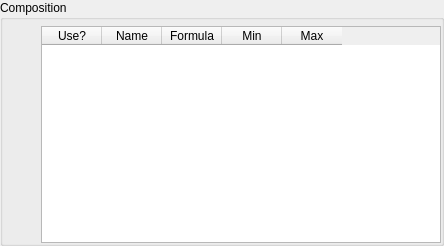
           <widget class="QGroupBox" name="groupBox_2">
            <property name="title">
             <string>Composition</string>
            </property>
            <property name="flat">
             <bool>true</bool>
            </property>
            <layout class="QHBoxLayout" name="horizontalLayout_4">
             <property name="leftMargin">
              <number>0</number>
             </property>
             <property name="topMargin">
              <number>6</number>
             </property>
             <property name="rightMargin">
              <number>0</number>
             </property>
             <property name="bottomMargin">
              <number>0</number>
             </property>
             <item>
              <layout class="QVBoxLayout" name="verticalLayout_7">
               <property name="spacing">
                <number>0</number>
               </property>
               <item>
                <widget class="QToolButton" name="btInsertRowAboveMonomers">
                 <property name="toolTip">
                  <string>Insert row above</string>
                 </property>
                 <property name="icon">
                  <iconset resource="mofi.qrc">
                   <normaloff>:/mofi resource/images/InsertRowAbove.png</normaloff>:/mofi resource/images/InsertRowAbove.png</iconset>
                 </property>
                 <property name="iconSize">
                  <size>
                   <width>24</width>
                   <height>24</height>
                  </size>
                 </property>
                 <property name="toolButtonStyle">
                  <enum>Qt::ToolButtonIconOnly</enum>
                 </property>
                 <property name="autoRaise">
                  <bool>true</bool>
                 </property>
                </widget>
               </item>
               <item>
                <widget class="QToolButton" name="btInsertRowBelowMonomers">
                 <property name="toolTip">
                  <string>Insert row below</string>
                 </property>
                 <property name="icon">
                  <iconset resource="mofi.qrc">
                   <normaloff>:/mofi resource/images/InsertRowBelow.png</normaloff>:/mofi resource/images/InsertRowBelow.png</iconset>
                 </property>
                 <property name="iconSize">
                  <size>
                   <width>24</width>
                   <height>24</height>
                  </size>
                 </property>
                 <property name="autoRaise">
                  <bool>true</bool>
                 </property>
                </widget>
               </item>
               <item>
                <widget class="QToolButton" name="btDeleteRowMonomers">
                 <property name="toolTip">
                  <string>Delete row</string>
                 </property>
                 <property name="icon">
                  <iconset resource="mofi.qrc">
                   <normaloff>:/mofi resource/images/DeleteRow.png</normaloff>:/mofi resource/images/DeleteRow.png</iconset>
                 </property>
                 <property name="iconSize">
                  <size>
                   <width>24</width>
                   <height>24</height>
                  </size>
                 </property>
                 <property name="autoRaise">
                  <bool>true</bool>
                 </property>
                </widget>
               </item>
               <item>
                <widget class="QToolButton" name="btClearMonomers">
                 <property name="toolTip">
                  <string>Clear table</string>
                 </property>
                 <property name="icon">
                  <iconset resource="mofi.qrc">
                   <normaloff>:/mofi resource/images/ClearTable.png</normaloff>:/mofi resource/images/ClearTable.png</iconset>
                 </property>
                 <property name="iconSize">
                  <size>
                   <width>24</width>
                   <height>24</height>
                  </size>
                 </property>
                 <property name="autoRaise">
                  <bool>true</bool>
                 </property>
                </widget>
               </item>
               <item>
                <widget class="QToolButton" name="btDefaultModsMonomers">
                 <property name="toolTip">
                  <string>Load default modifications</string>
                 </property>
                 <property name="icon">
                  <iconset resource="mofi.qrc">
                   <normaloff>:/mofi resource/images/DefaultEntries.png</normaloff>:/mofi resource/images/DefaultEntries.png</iconset>
                 </property>
                 <property name="iconSize">
                  <size>
                   <width>24</width>
                   <height>24</height>
                  </size>
                 </property>
                 <property name="popupMode">
                  <enum>QToolButton::InstantPopup</enum>
                 </property>
                 <property name="autoRaise">
                  <bool>true</bool>
                 </property>
                </widget>
               </item>
               <item>
                <widget class="QToolButton" name="btLoadMonomers">
                 <property name="toolTip">
                  <string>Load modifications</string>
                 </property>
                 <property name="icon">
                  <iconset resource="mofi.qrc">
                   <normaloff>:/mofi resource/images/Open.png</normaloff>:/mofi resource/images/Open.png</iconset>
                 </property>
                 <property name="iconSize">
                  <size>
                   <width>24</width>
                   <height>24</height>
                  </size>
                 </property>
                 <property name="autoRaise">
                  <bool>true</bool>
                 </property>
                </widget>
               </item>
               <item>
                <widget class="QToolButton" name="btSaveMonomers">
                 <property name="toolTip">
                  <string>Save modifications</string>
                 </property>
                 <property name="icon">
                  <iconset resource="mofi.qrc">
                   <normaloff>:/mofi resource/images/Save.png</normaloff>:/mofi resource/images/Save.png</iconset>
                 </property>
                 <property name="iconSize">
                  <size>
                   <width>24</width>
                   <height>24</height>
                  </size>
                 </property>
                 <property name="autoRaise">
                  <bool>true</bool>
                 </property>
                </widget>
               </item>
              </layout>
             </item>
             <item>
              <widget class="QTableWidget" name="tbMonomers">
               <property name="minimumSize">
                <size>
                 <width>400</width>
                 <height>0</height>
                </size>
               </property>
               <property name="selectionMode">
                <enum>QAbstractItemView::ContiguousSelection</enum>
               </property>
               <property name="columnCount">
                <number>5</number>
               </property>
               <attribute name="horizontalHeaderDefaultSectionSize">
                <number>60</number>
               </attribute>
               <column>
                <property name="text">
                 <string>Use?</string>
                </property>
               </column>
               <column>
                <property name="text">
                 <string>Name</string>
                </property>
               </column>
               <column>
                <property name="text">
                 <string>Formula</string>
                </property>
               </column>
               <column>
                <property name="text">
                 <string>Min</string>
                </property>
               </column>
               <column>
                <property name="text">
                 <string>Max</string>
                </property>
               </column>
              </widget>
             </item>
            </layout>
           </widget>
